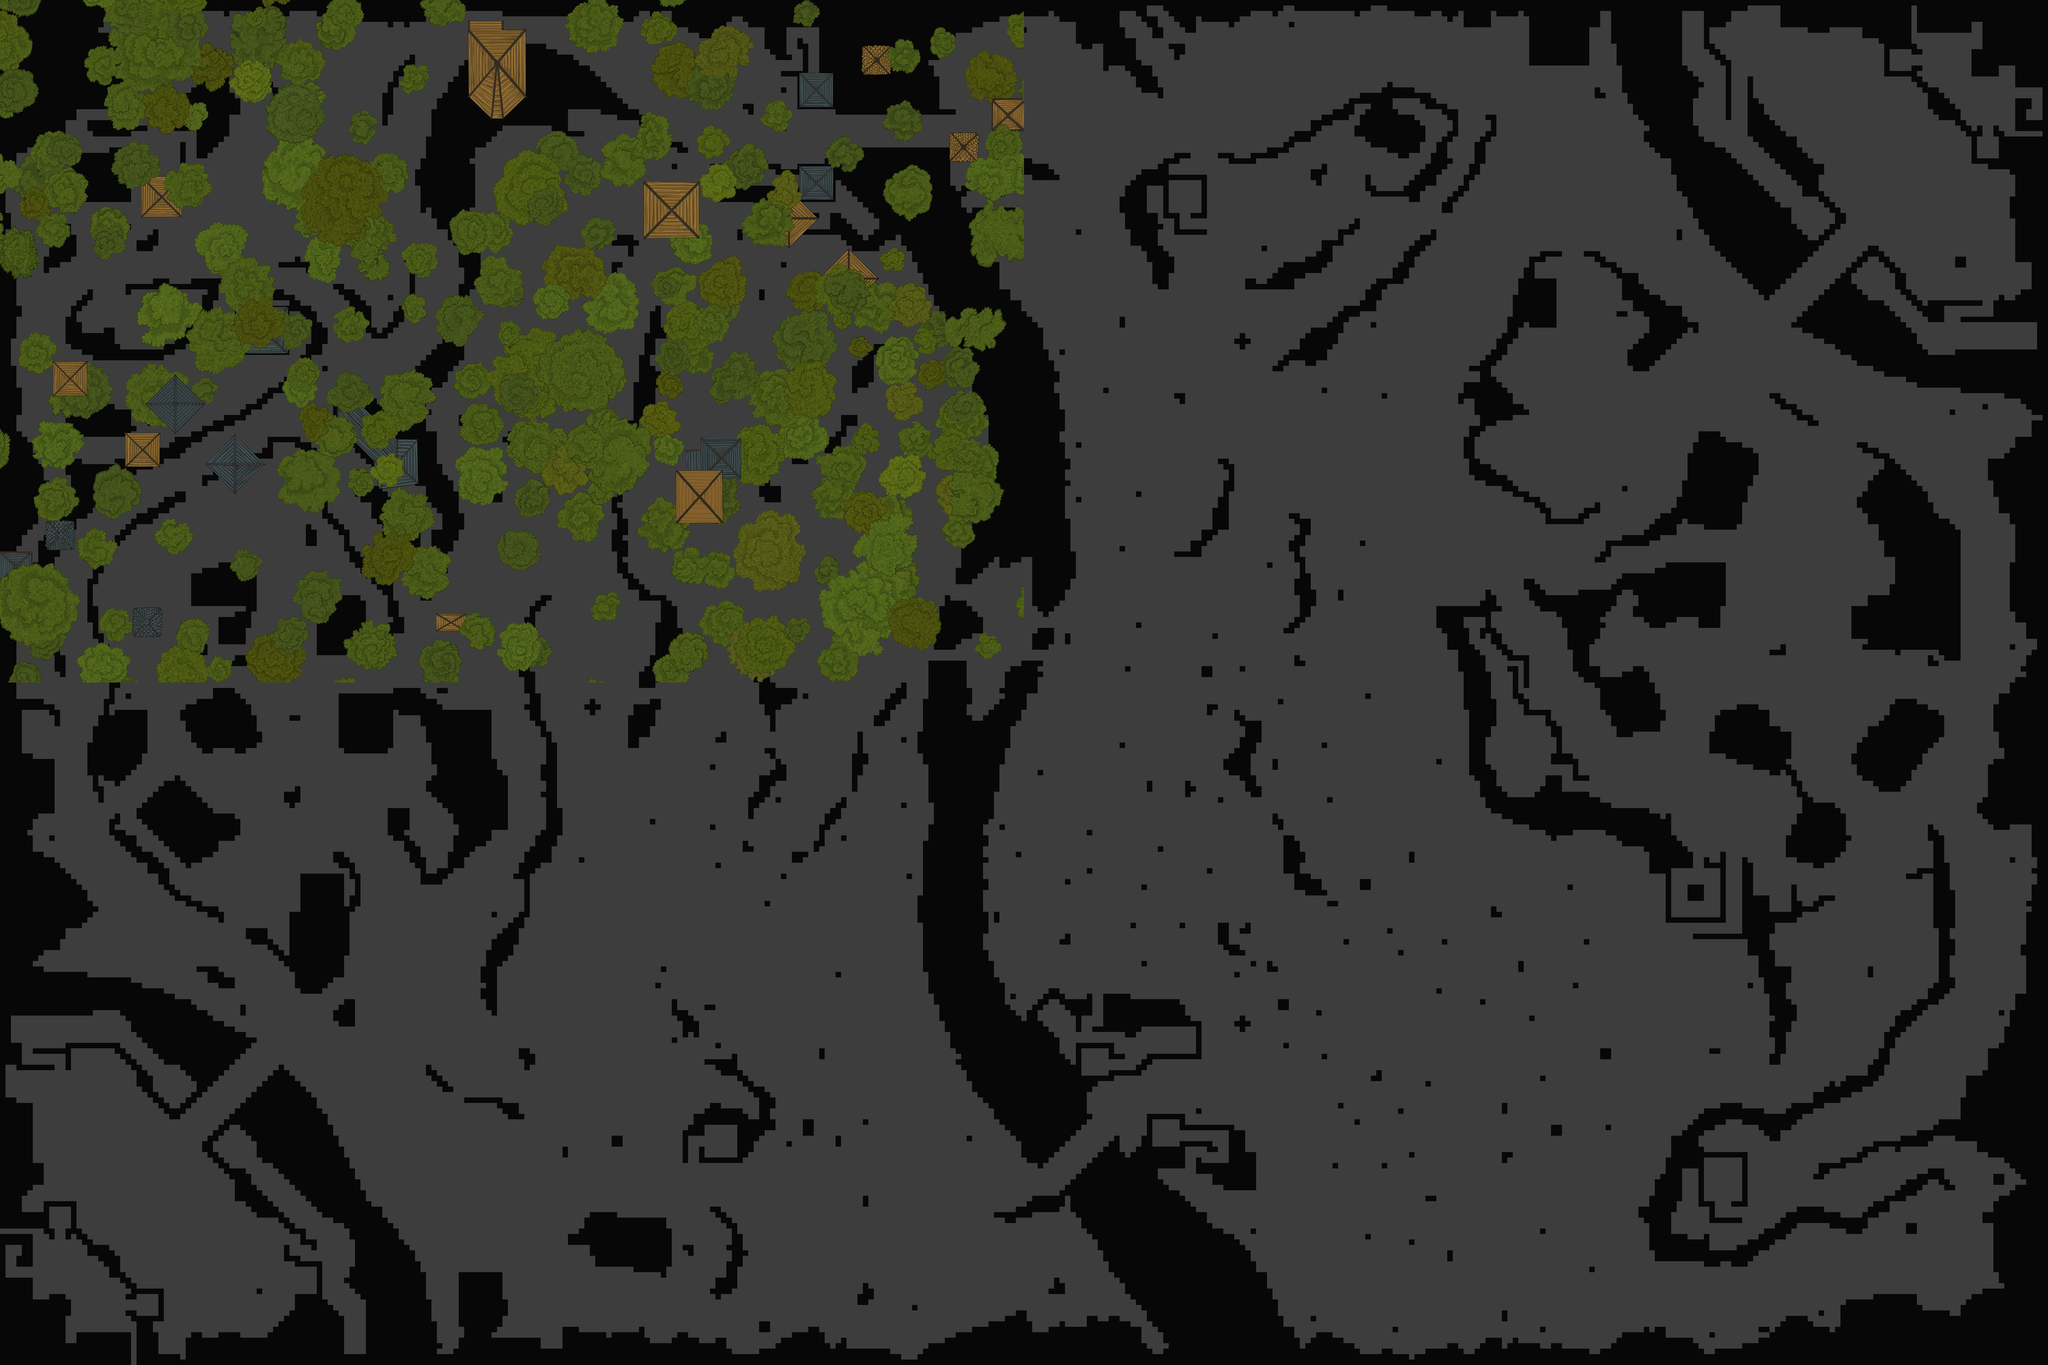

The image is a tile-based game level rendered from a .tmx file. Its description and source (layers, tilesets, objects; grid data summarised) follow:
An orthogonal 375x250 tile map with 16x16 px tiles, 1 tile layer (Node), 4 image layers and 468 objects.

<map version="1.0" orientation="orthogonal" renderorder="left-up" width="375" height="250" tilewidth="16" tileheight="16" nextobjectid="1008">
 <tileset firstgid="1" name="Tiles passage" tilewidth="16" tileheight="16">
  <image source="bin/Textures/Tiled/pathtiles.png" width="64" height="32" />
 </tileset>
 <imagelayer name="BG01">
  <image source="Map_ravage_01.png" />
 </imagelayer>
 <imagelayer name="BG02" x="3000">
  <image source="Map_ravage_02.png" />
 </imagelayer>
 <imagelayer name="BG03" y="2000">
  <image source="Map_ravage_03.png" />
 </imagelayer>
 <imagelayer name="BG04" x="3000" y="2000">
  <image source="Map_ravage_04.png" />
 </imagelayer>
 <objectgroup name="Collision">
  <object id="351" x="3613.33" y="1393.33">
   <polyline points="0,0 -8,-1.33333" />
  </object>
  <object id="497" x="0.25" y="552.5">
   <polyline points="0,0 15.875,3.16667 13.375,-12 15.5,-27.375 16,-36 30,-41 31.75,-56.75 31.75,-61.9545 28.1136,-66.8636 33.3864,-72.3182 46.1136,-73.5909 49.2045,-79.5909 48.1136,-88.8636 44.6591,-93.4091 47.75,-95.5909 53.9318,-103.955 64.1136,-103.045 73.0227,-120.682 81.5682,-120.136 89.3864,-124.682 91.3864,-121.773 96.4773,-119.045 107.386,-121.409 113.386,-124.5 116.477,-121.773 127.386,-121.227 135.932,-123.591 142.295,-122.318 144.295,-124.682 143.205,-138.318 147.75,-135.773 155.386,-135.409 158.295,-136.682 174.114,-137.773 176.477,-150.136 191.023,-152.5 193.75,-167.773 192.477,-176.5 192.477,-201.227 191.75,-207.591 194.477,-216.682 194.295,-226.136 199.205,-232.682 209.568,-233.955 211.205,-247.045 207.023,-250.5 214.659,-259.773 209.568,-266.318 209.932,-284.136 208.114,-295.773 222.295,-297.773 223.568,-313.045 223.386,-329.045 237.568,-329.955 239.932,-333.045 239.205,-393.409 254.114,-394.5 255.75,-441.591 271.568,-441.409 271.75,-457.773 287.023,-457.773 289.386,-467.591 302.477,-475.409 306.114,-487.409 319.023,-490.136 323.023,-504.5 334.114,-504.682 348.477,-507.045 352.841,-520.5 359.205,-517.227 369.386,-518.5 365.75,-530.864 365.568,-532.864 382.477,-537.045 414.477,-538.318 441.205,-552.5" />
  </object>
  </objectgroup>
 <layer name="Node" width="375" height="250" opacity="0.24">
  <data>[93750 cells, 93750 non-empty, 2 distinct tile ids]</data>
 </layer>
 <imagelayer name="FG01">
  <image source="Arbres_Toits_01.png" />
 </imagelayer>
 <imagelayer name="FG02" x="3000">
  <image source="Arbres_Toits_02.png" />
 </imagelayer>
 <imagelayer name="FG03" y="2000">
  <image source="Arbres_Toits_03.png" />
 </imagelayer>
 <imagelayer name="FG04" x="3000" y="2000">
  <image source="Arbres_Toits_04.png" />
 </imagelayer>
</map>
<!-- 466 of 468 objects omitted -->
